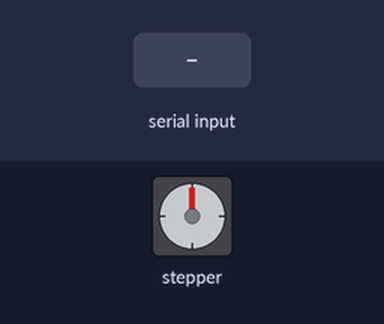
Recording of a sketch running on a simulated Arduino Uno, built with avr-gcc and run on an emulated ATmega328P. Parts: stepper motor. Wiring (inferred from the names in the program): stepper motor driver (200 steps per turn assumed): step pin 13; direction pin 12. The inputs (shaded band) are chosen by the test bench. What the sketch prints to the serial monitor is not drawn.

Above: at 1.6 s.
1.7 s: "90,45\n" received over Serial
Timing chart, 0 to 4.7 s (numbered marks = the images above; inputs shaded):
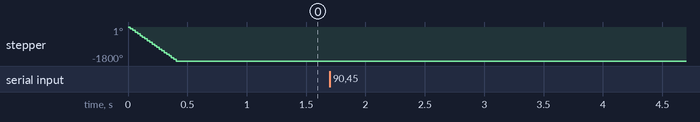

Measured:
- after the input at 1.7 s, every drawn part: stays the same

The sketch:

Debug_motor.ino
```cpp
const int stp = 13;
const int dir = 12;
int x = 0;
void startpoint(){
  Move(stp, 1000);   // Если крутиться в неправильную сторону то закоменть эту строку и раскоменть нижнюю
  //Move(dir, 1000);
  Serial.println("Wait 10 seconds");
  Serial.println("Ready");

}
void Move(int flag, int dist){
  for(int i = 0; i < dist; i++) {
      digitalWrite(flag,HIGH);
      delayMicroseconds(200);
      digitalWrite(flag,LOW);
      delayMicroseconds(200);}
}
void setup() {
  Serial.begin(9600);
  pinMode(stp,OUTPUT);
  pinMode(dir,OUTPUT);
  startpoint(); // Функция для выставления в нулевую точку
}
void loop() {
  if (Serial.available() > 0) {
    int n = Serial.parseInt();
    x+=n;
    if (n < 0){
      Move(stp,n);
    }
    else if (n > 0){
      Move(dir,n);
    }
    Serial.print("New x:");
    Serial.println(x);
    n = 0;
  }
}
```
